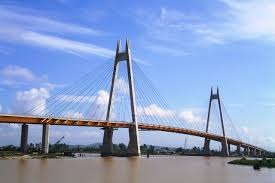
#> input picture Chapter_02/bridge1.jpg, 275 x 183 px
$ jupyter execute C19.ipynb
#> lines starting #> are read from the running program, lines starting #| are printed output that depends on the picture
[cell 1]
import cv2
import numpy as np
import matplotlib.pyplot as plt

[cell 2]
img = np.array(cv2.imread("bridge1.jpg", cv2.IMREAD_GRAYSCALE))
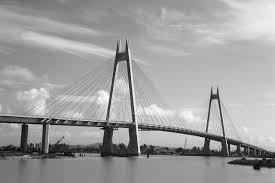
#> img: shape (183, 275); min 0, max 255, mean 158.6
imgd = cv2.normalize(img.astype("float"), None, 0.0, 1.0, cv2.NORM_MINMAX)

# set kernel size
s1 = (3,3)
s2 = (7,7)

# Use cv2.medianBlur as median filter
img1 = cv2.GaussianBlur(imgd, s1, cv2.BORDER_REPLICATE)
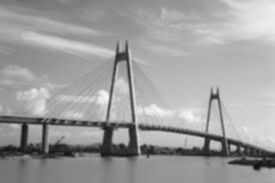
#> img1: shape (183, 275) float64; min 0.0599, max 0.972, mean 0.622
img2 = cv2.GaussianBlur(imgd, s2, cv2.BORDER_REPLICATE)

fig, axes= plt.subplots(1, 2, figsize=(10, 8))
axes[0].imshow(img1, cmap='gray')
axes[0].set_title('median filter with kernel_size={}'.format(s1))

axes[1].imshow(img2, cmap='gray')
axes[1].set_title('median filter with kernel_size={}'.format(s2))

for ax in axes.ravel():
    ax.set_xticks([])
    ax.set_yticks([])

cv2.waitKey(0)
cv2.destroyAllWindows()
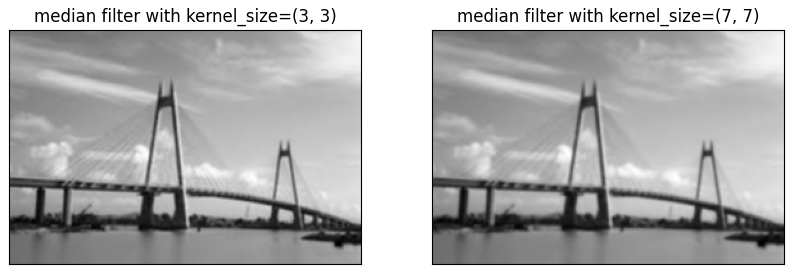
#> figure drawn by matplotlib, 2 panels

$ run again, with Chapter_02/beach.jpg copied over Chapter_02/bridge1.jpg
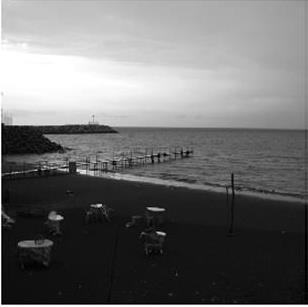
#> input picture Chapter_02/beach.jpg, 308 x 307 px
#> img is the input picture: shape (307, 308); min 0, max 255, mean 110.5
#> `img2 = cv2.GaussianBlur(imgd, s2, cv2.BORDER_REPLICATE)`:
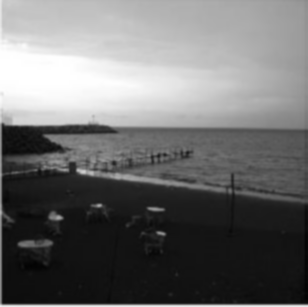
#> img2: shape (307, 308) float64; min 0.0137, max 1, mean 0.433
#> `[cell 2] img = np.array(cv2.imread("bridge1.jpg", cv2.IMREAD_GRAYSCALE..`:
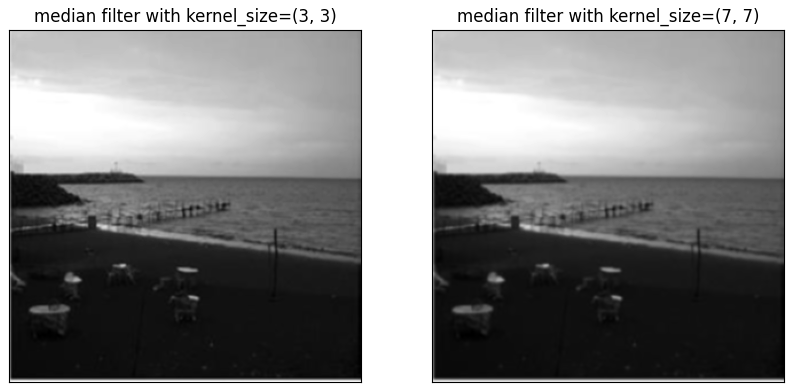
#> figure drawn by matplotlib, 2 panels

$ run again, with Chapter_02/flower.jpg copied over Chapter_02/bridge1.jpg
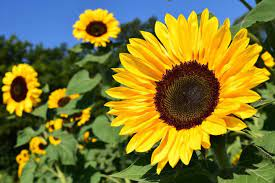
#> input picture Chapter_02/flower.jpg, 275 x 183 px
#> `img1 = cv2.GaussianBlur(imgd, s1, cv2.BORDER_REPLICATE)`:
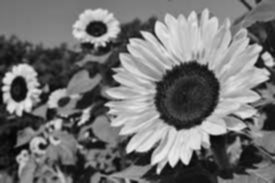
#> img1: shape (183, 275) float64; min 0.0193, max 0.922, mean 0.451
#> `[cell 2] img = np.array(cv2.imread("bridge1.jpg", cv2.IMREAD_GRAYSCALE..`:
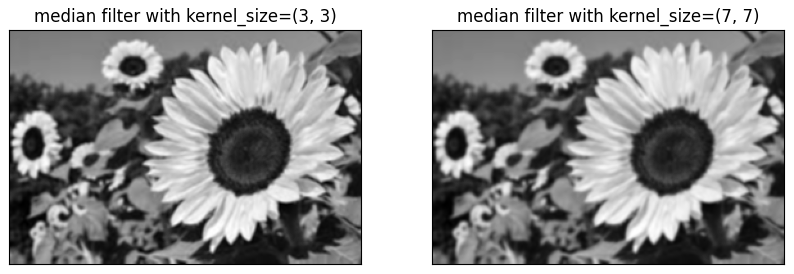
#> figure drawn by matplotlib, 2 panels
